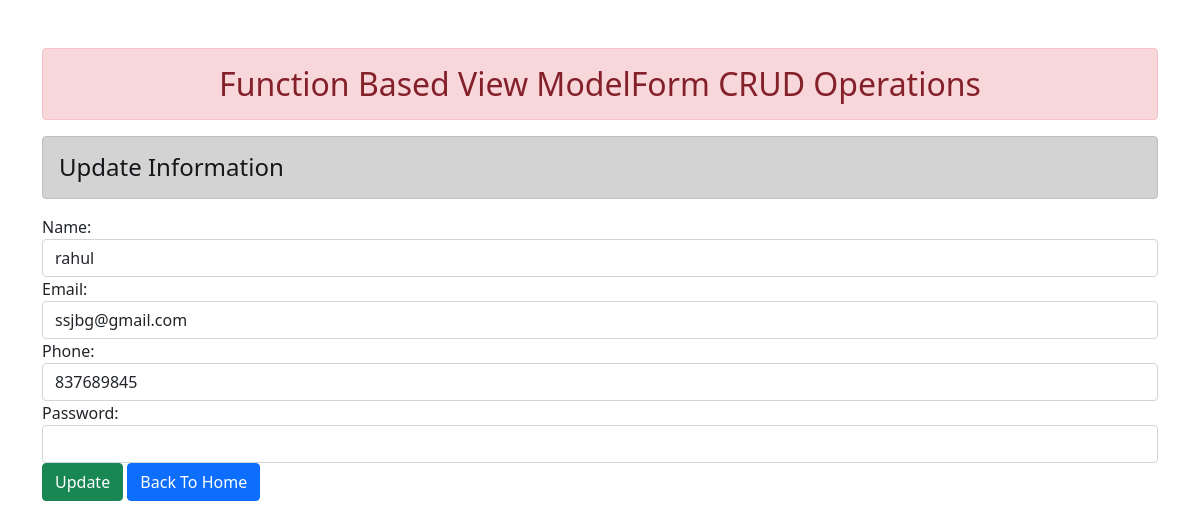
The page /update/34 on the database its author committed.
### App1/models.py (models this page shows)
class CRUD_DataBase(models.Model):
    name = models.CharField(max_length=50)
    email = models.EmailField()
    phone = models.IntegerField()
    password = models.CharField(max_length=16)
    datatime = models.DateTimeField(auto_now=True)

### App1/views.py (the view)
# urls.py: path('update/<int:edit_id>',views.update,name='edit')
def update(request,edit_id):
    if request.method == 'POST':
        edit_data = CRUD_DataBase.objects.get(pk=edit_id)
        data  = StudentRegistration(request.POST,instance=edit_data)
        if data.is_valid():
            data.save()
    else:
        edit_data = CRUD_DataBase.objects.get(pk=edit_id)
        data  = StudentRegistration(instance=edit_data)
    return render(request,'App1/update.html',{'edit1':data})

### App1/forms.py
class StudentRegistration(ModelForm):
    class Meta:
        model = CRUD_DataBase
        exclude = ['datetime']
        widgets = {'password':forms.PasswordInput(attrs={'class':'form-control'}),
        'name':forms.TextInput(attrs={'class':'form-control'}),
        'email':forms.EmailInput(attrs={'class':'form-control'}),
        'phone':forms.NumberInput(attrs={'class':'form-control'})
        }

### App1/templates/App1/update.html (shortened to what this page needs)
{% extends 'App1/core1.html' %}
{% block content %}
     <div class="row">
         <div class="cal-sm-4 ">
             <h4 class=" alert alert-dark">Update Information </h4>
             <form action="" method="POST">
                 {{edit1}}
                 <input type="submit" value="Update" class="btn btn-success">
                 <a href="{% url 'home' %}" class="btn btn-primary"> Back To Home </a>
             </form>
         </div>
     </div>
{% endblock content %}

### rows shown on the page
CRUD_DataBase: name "rahul", email "ssjbg@gmail.com", phone "837689845"
